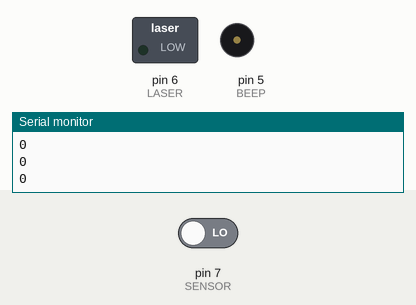
The sketch below on a simulated Arduino Uno, built with avr-gcc and run on an emulated ATmega328P. Shown: switched loads named in the sketch (green lamp = pin HIGH), buzzer (waves = sounding), the last lines printed to the serial monitor. Dashed ring = blinking. The test bench sets the inputs (shaded band); at power-on: pin 7 (SENSOR) LOW.

Above: at 0.75 s.
1.3 s: pin 7 (SENSOR) driven HIGH
At 2.25 s:
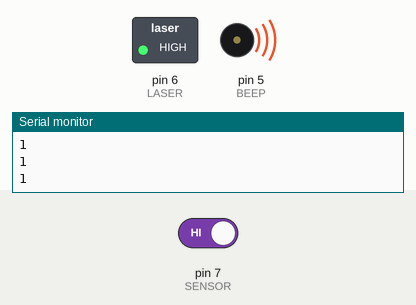
Timing chart, 0 to 10.3 s (numbered marks = the images above; inputs shaded):
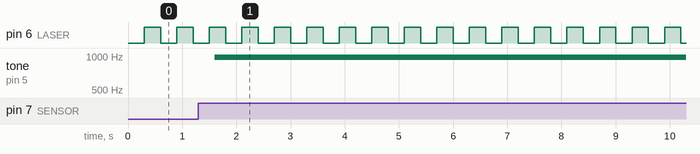

Measured:
- after the input at 1.3 s, tone on pin 5 (BEEP): silent → 977 Hz after 0.30 s
- by itself, pin 6 (LASER): alternates HIGH for 0.30 s and LOW for 0.30 s

The sketch:

laser.ino
```cpp
int sensorPin = A0;    // select the input pin for the potentiometer
int ledPin = 13;      // select the pin for the LED
int sensorValue = 0;  // variable to store the value coming from the sensor
#define BEEP 5
#define LASER 6
#define SENSOR 7
void setup() {
pinMode(SENSOR, INPUT);
pinMode(LASER, OUTPUT);
Serial.begin(9600);
analogWrite(BEEP, 0);
}
int i=120;
void loop() {

if(Serial.available()) if (Serial.read()=='q') i^=120;
  //  sensorValue = analogRead(sensorPin);
  // turn the ledPin on
  digitalWrite(LASER,LOW);
  delay(100);
  Serial.println(digitalRead(SENSOR));
  delay(200);
  digitalWrite(LASER,HIGH);
  analogWrite(BEEP, 0);
  delay(100);
  if( digitalRead(SENSOR)) analogWrite(BEEP, i);
  Serial.println(digitalRead(SENSOR));
  delay(200);
}
```
